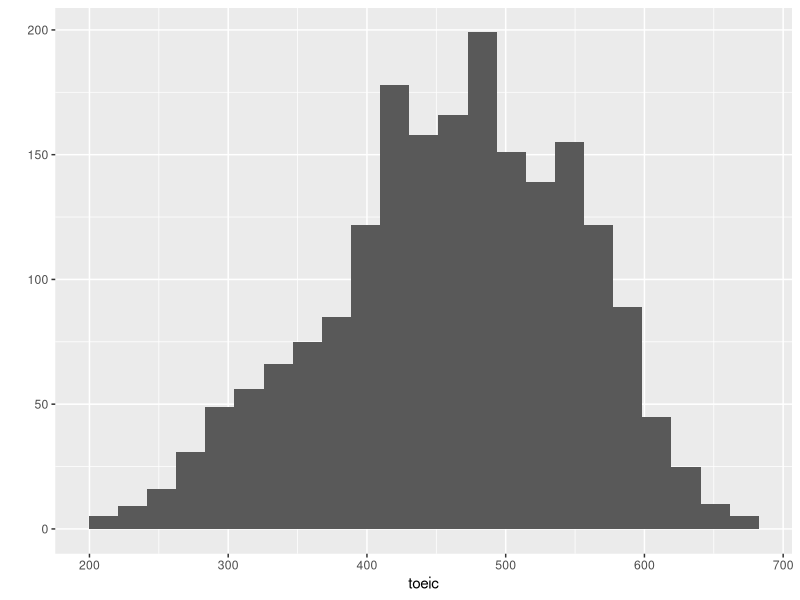
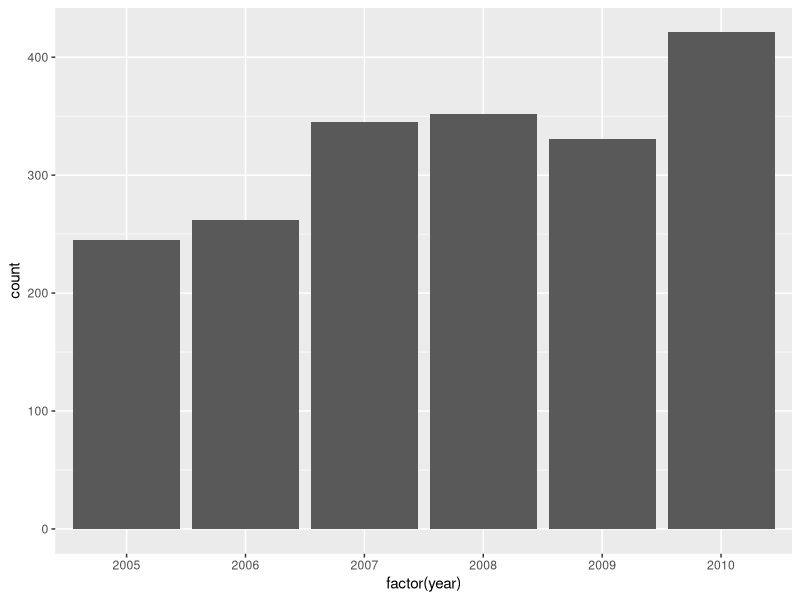
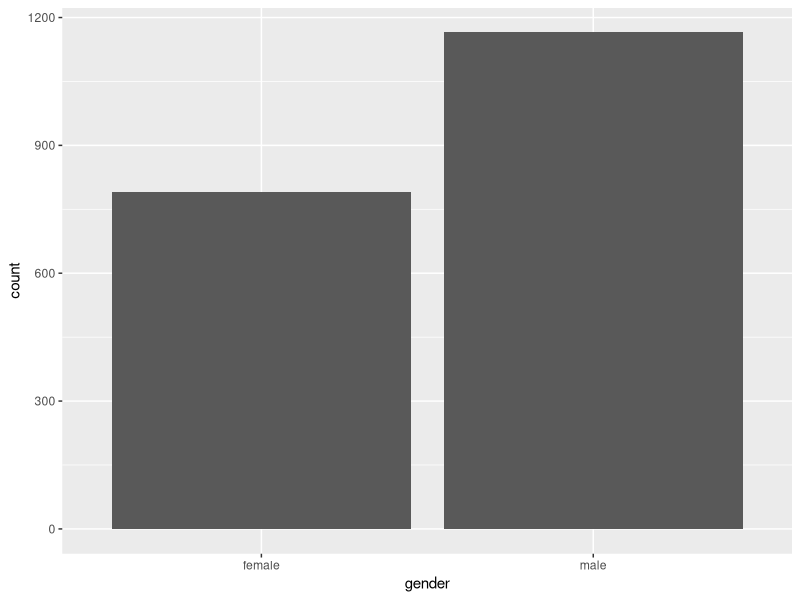
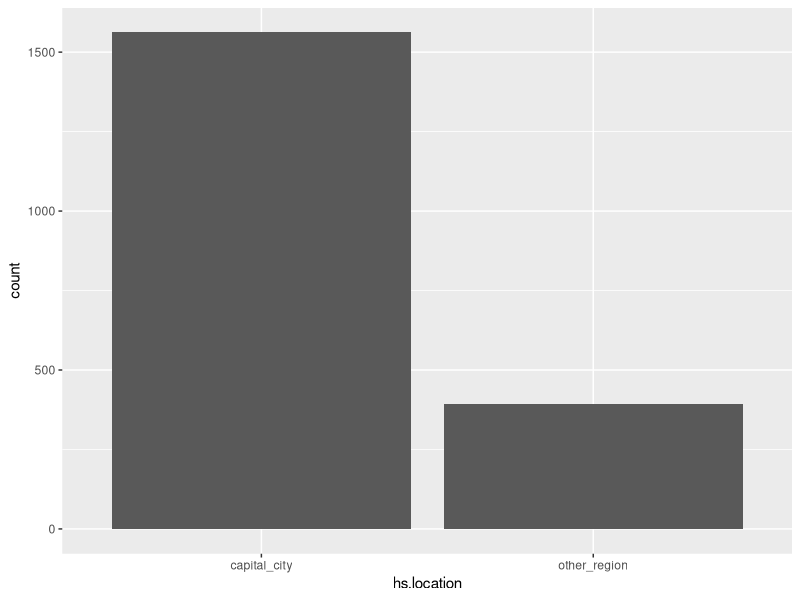
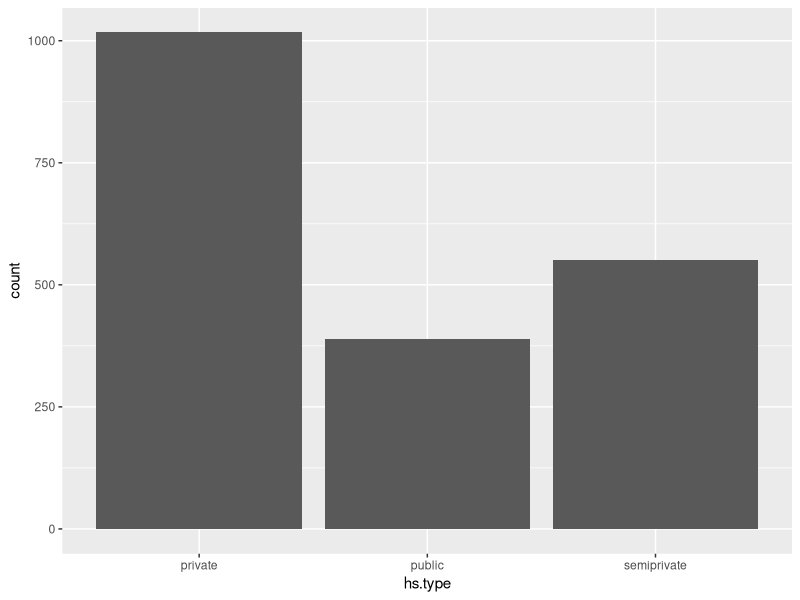
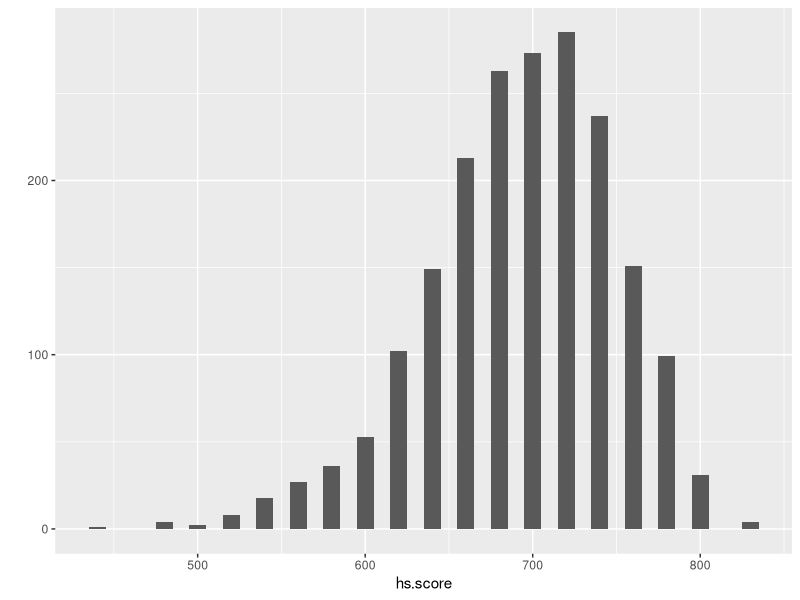
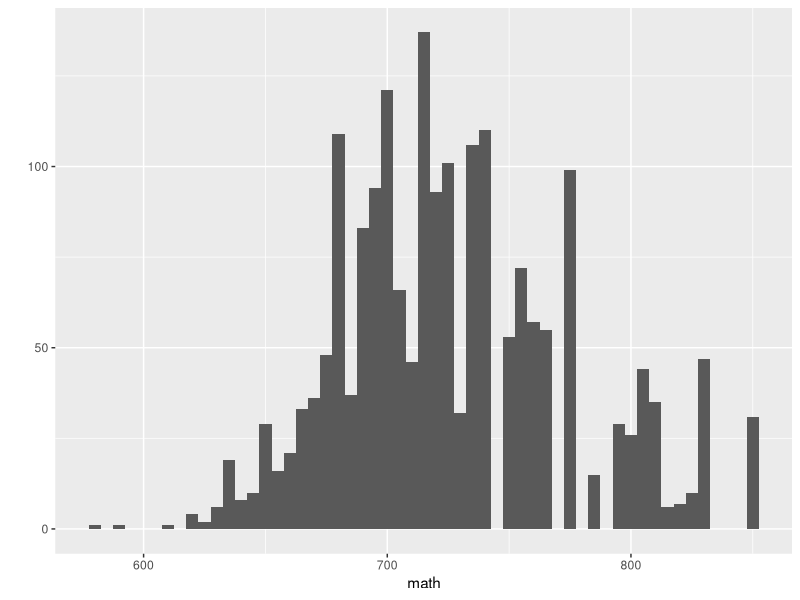
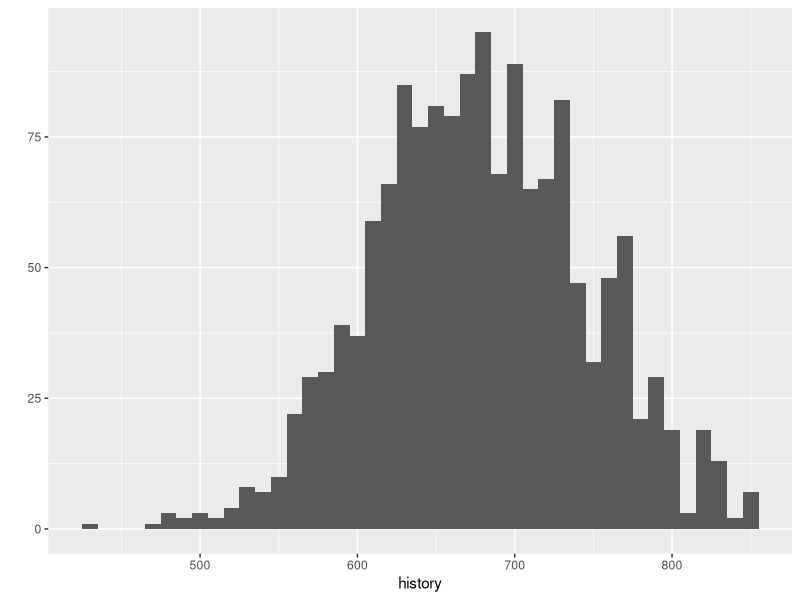

These figures' R source, in order:
## ---- chunk 1
#setwd("/Users/josearevalo/Desktop/DAND_Project")
# Import the libraries included in this file.
library(readr)
library(tidyr)
library(dplyr)
library(ggplot2)
library(GGally)
library(memisc)

# Load data
enrollments <- read.csv('enrollments.csv')

# Replace 0's for NA's for the variables "history" and "science"
enrollments$history[enrollments$history == 0] <- NA
enrollments$science[enrollments$science == 0] <- NA
## ---- chunk 2
# Get dataframe's dimensions
dim(enrollments)
## ---- chunk 3
# Show dataframe's structure
str(enrollments, give.attr=FALSE)
## ---- chunk 4
# Show statistical summaries of the variables
summary(enrollments)
## ---- chunk 5
# Create histogram and summaries for the variables
qplot(x=toeic, data=enrollments, geom = 'histogram', binwidth=21)
summary(enrollments$toeic)
## ---- chunk 6
ggplot(enrollments, aes(x=factor(year))) +
  geom_bar()
## ---- chunk 7
ggplot(aes(x=gender, y=..count..), data=enrollments) +
  geom_bar()
## ---- chunk 8
ggplot(aes(x=hs.location, y=..count..), data=enrollments) +
  geom_bar()

## ---- chunk 9
ggplot(aes(x=hs.type, y=..count..), data=enrollments) +
  geom_bar()
## ---- chunk 10
qplot(x=hs.score, data=enrollments, geom = 'histogram', binwidth=10)
## ---- chunk 11
qplot(x=math, data=enrollments, geom = 'histogram', binwidth=5)
summary(enrollments$math)
## ---- chunk 12
qplot(x=history, data = enrollments, geom = 'histogram', binwidth=10)
summary(enrollments$history)
## ---- chunk 13
qplot(x=science, data = enrollments, geom = 'histogram', binwidth=10) +
  scale_x_continuous(limits = c(400, 850))
summary(enrollments$science)
## ---- chunk 14
qplot(x=spanish, data = enrollments, geom = 'histogram', binwidth=5)
summary(enrollments$spanish)
## ---- chunk 15
# Create enrollment.score variable according to faculty's criteria:
# enrollment.score = math*0.5 + hs.score*0.2 + max(history,science)*0.2 + spanish*0.1
enrollments$enrollment.score <-
  enrollments$math * 0.5 + 
  enrollments$hs.score * 0.2 +
  pmax(ifelse(is.na(enrollments$history), 0, enrollments$history),
       ifelse(is.na(enrollments$science), 0, enrollments$science)) *0.2 +
  enrollments$spanish * 0.1

qplot(x=enrollment.score, data=enrollments, geom = 'histogram', binwidth = 5)

## ---- chunk 16
# Calculate correlation matrix for continuos variables
cols <- c("hs.score", "math", "history", "science", "spanish", "toeic", "enrollment.score")
res <- cor(enrollments[cols], use = "pairwise.complete.obs")
round(res, 2)

## ---- chunk 17
# Create function to improve plot's visualizations
lowerFn <- function(data, mapping, method = "lm", ...) {
  p <- ggplot(data = data, mapping = mapping) +
    geom_point(colour = "blue", alpha = 0.05) +
    geom_smooth(method = method, color = "red", ...)
  p
}
# Create ggpairs figure with continuos variables
ggp <- ggpairs(
  enrollments[, cols],
  upper = list(continuous = wrap("cor", size = 4)),
  lower = list(continuous = wrap(lowerFn, method = "lm")),
  diag = list(continuous = wrap("barDiag", colour = "blue"))
)
print(ggp, progress = F)

# Create ggpairs figure with categorical variables
cols2 <- c("toeic", "gender", "hs.type", "hs.location")
ggp2 <- ggpairs(
  enrollments[, cols2],
  upper = list(continuous = wrap("cor", size = 4)),
  lower = list(continuous = wrap(lowerFn, method = "lm")),
  diag = list(continuous = wrap("barDiag", colour = "blue"))
)
print(ggp2, progress = F)
## ---- chunk 18
# Create scatterplots to analyse pairs of variables
ggplot(aes(y=toeic, x=spanish), data=enrollments) +
  geom_point()
## ---- chunk 19
ggplot(aes(y=toeic, x=hs.score), data=enrollments) +
  geom_jitter(alpha=0.1, size=2)
## ---- chunk 20
ggplot(aes(y=toeic, x=history), data=enrollments) +
  geom_point(alpha=0.5, size=3)
## ---- chunk 21
ggplot(aes(y=toeic, x=enrollment.score), data=enrollments) +
  geom_point(alpha=0.2, size=3) +
  scale_x_continuous(limits = c(625,825)) +
  geom_smooth(method = lm)
## ---- chunk 22
ggplot(aes(y=math, x=hs.score), data=enrollments) +
  geom_point(alpha=0.07, size=3, position = 'jitter')
## ---- chunk 23
# Create boxplots and summaries to analyse pairs of variables
ggplot(aes(y=toeic, x=hs.location), data=enrollments) +
  geom_boxplot()

by(enrollments$toeic, enrollments$hs.location, summary)
## ---- chunk 24
ggplot(aes(y=toeic, x=hs.type), data=enrollments) +
  geom_boxplot()

by(enrollments$toeic, enrollments$hs.type, summary)

## ---- chunk 25
ggplot(aes(y=toeic, x=gender), data=enrollments) +
  geom_boxplot()

by(enrollments$toeic, enrollments$gender, summary)
## ---- chunk 26
# Create density plots to analyse mutiple variables
ggplot(aes(x=toeic/spanish, color=hs.type), data=enrollments) + 
  geom_density() +
  scale_color_brewer(palette="Set1")
## ---- chunk 27
ggplot(aes(x=toeic/spanish, color=gender), data=enrollments) + 
  geom_density() +
  scale_color_brewer(palette="Set2") +
  theme_dark()
## ---- chunk 28
ggplot(aes(x=toeic/spanish, color=hs.location), data=enrollments) + 
  geom_density() +
  scale_color_brewer(palette="Paired") +
  theme_dark()
## ---- chunk 29
# Create scatter plots to analyse mutiple variables
ggplot(aes(x=spanish, y=toeic, color=hs.type), data=enrollments) + 
  geom_point(position = 'jitter', size=1, alpha=1) +
  scale_x_continuous(limits = c(500, 850)) +
  scale_color_brewer(palette="Set1")
## ---- chunk 30
ggplot(aes(x=spanish, y=toeic, color=hs.type), data=enrollments) + 
  geom_point(position = 'jitter', size=1, alpha=1) +
  scale_x_continuous(limits = c(615, 825)) +
  scale_color_brewer(palette="Set1") +
  facet_wrap(~gender, ncol=1)
## ---- chunk 31
ggplot(aes(x=spanish, y=toeic, color=hs.type), data=enrollments) + 
  geom_point(position = 'jitter', size=1, alpha=1) +
  scale_x_continuous(limits = c(615, 825)) +
  scale_color_brewer(palette="Set1") +
  facet_wrap(~hs.location, ncol=1)
## ---- chunk 32
ggplot(aes(x=spanish, y=toeic, color=gender), data=enrollments) + 
  geom_point(position = 'jitter', alpha=1, size=1) +
  scale_x_continuous(limits = c(500, 850)) +
  scale_color_brewer(palette="Set2") +
  theme_dark()
## ---- chunk 33
ggplot(aes(x=spanish, y=toeic, color=gender), data=enrollments) + 
  geom_point(position = 'jitter', alpha=1, size=1) +
  scale_x_continuous(limits = c(615, 825)) +
  scale_color_brewer(palette="Set2") +
  theme_dark() +
  facet_wrap(~hs.type, ncol=1)
## ---- chunk 34
ggplot(aes(x=spanish, y=toeic, color=gender), data=enrollments) + 
  geom_point(position = 'jitter', alpha=1, size=1) +
  scale_x_continuous(limits = c(615, 825)) +
  scale_color_brewer(palette="Set2") +
  theme_dark() +
  facet_wrap(~hs.location, ncol=1)
## ---- chunk 35
ggplot(aes(x=spanish, y=toeic, color=hs.location), data=enrollments) + 
  geom_point(position = 'jitter', alpha=0.5, size=2) +
  scale_x_continuous(limits = c(500, 850)) +
  scale_color_brewer(palette="Paired") +
  theme_dark()
## ---- chunk 36
ggplot(aes(x=spanish, y=toeic, color=hs.location), data=enrollments) + 
  geom_point(position = 'jitter', alpha=1, size=1) +
  scale_x_continuous(limits = c(615, 825)) +
  scale_color_brewer(palette="Paired") +
  theme_dark() +
  facet_wrap(~hs.type, ncol=1)
## ---- chunk 37
ggplot(aes(x=spanish, y=toeic, color=hs.location), data=enrollments) + 
  geom_point(position = 'jitter', alpha=1, size=1) +
  scale_x_continuous(limits = c(615, 825)) +
  scale_color_brewer(palette="Paired") +
  theme_dark() +
  facet_wrap(~gender, ncol=1)
## ---- chunk 38
# Create variables corresponding to each different model
m1 <- lm(toeic ~ spanish, data = enrollments)
m2 <- update(m1, ~ . + hs.type)
m3 <- update(m2, ~ . + gender)
m4 <- update(m3, ~ . + enrollment.score)
m5 <- update(m4, ~ . + history)
m6 <- update(m5, ~ . + hs.location)

# Table the results for each model
mtable(m1, m2, m3, m4, m5, m6, sdigits = 3)
## ---- chunk 39
ggplot(aes(x=toeic), data=enrollments) +
  geom_histogram(binwidth = 21) +
  ggtitle("Enrollments' TOEIC results") +
  xlab("TOEIC results (points)") +
  ylab("Number of enrollments")


## ---- chunk 40
ggplot(aes(y=toeic, x=hs.type, fill=hs.type), data=enrollments) +
  geom_boxplot() +
  ggtitle("TOEIC results by High School Type") +
  xlab("High School Type") +
  ylab("TOEIC results (score)") +
  scale_fill_brewer(palette="Set1") +
  labs(fill="High School Type")

## ---- chunk 41
ggplot(aes(x=toeic/spanish, color=hs.type), data=enrollments) + 
  geom_density() +
  ggtitle("Density of TOEIC/Spanish ratio by High School Type") +
  xlab("TOEIC/Spanish ratio") +
  ylab("Density") +
  scale_color_brewer(palette="Set1") +
  labs(color="High School Type")
## ---- chunk 42
ggplot(aes(x=spanish, y=toeic, color=hs.type), data=enrollments) + 
  geom_point(position = 'jitter', size=1, alpha=1) +
  scale_x_continuous(limits = c(550, 825)) +
  scale_color_brewer(palette="Set1") +
  ggtitle("TOEIC score by Spanish level and High School Type") +
  labs(x="Spanish test (score)", y="TOEIC test (score)", color="High School Type")
  
